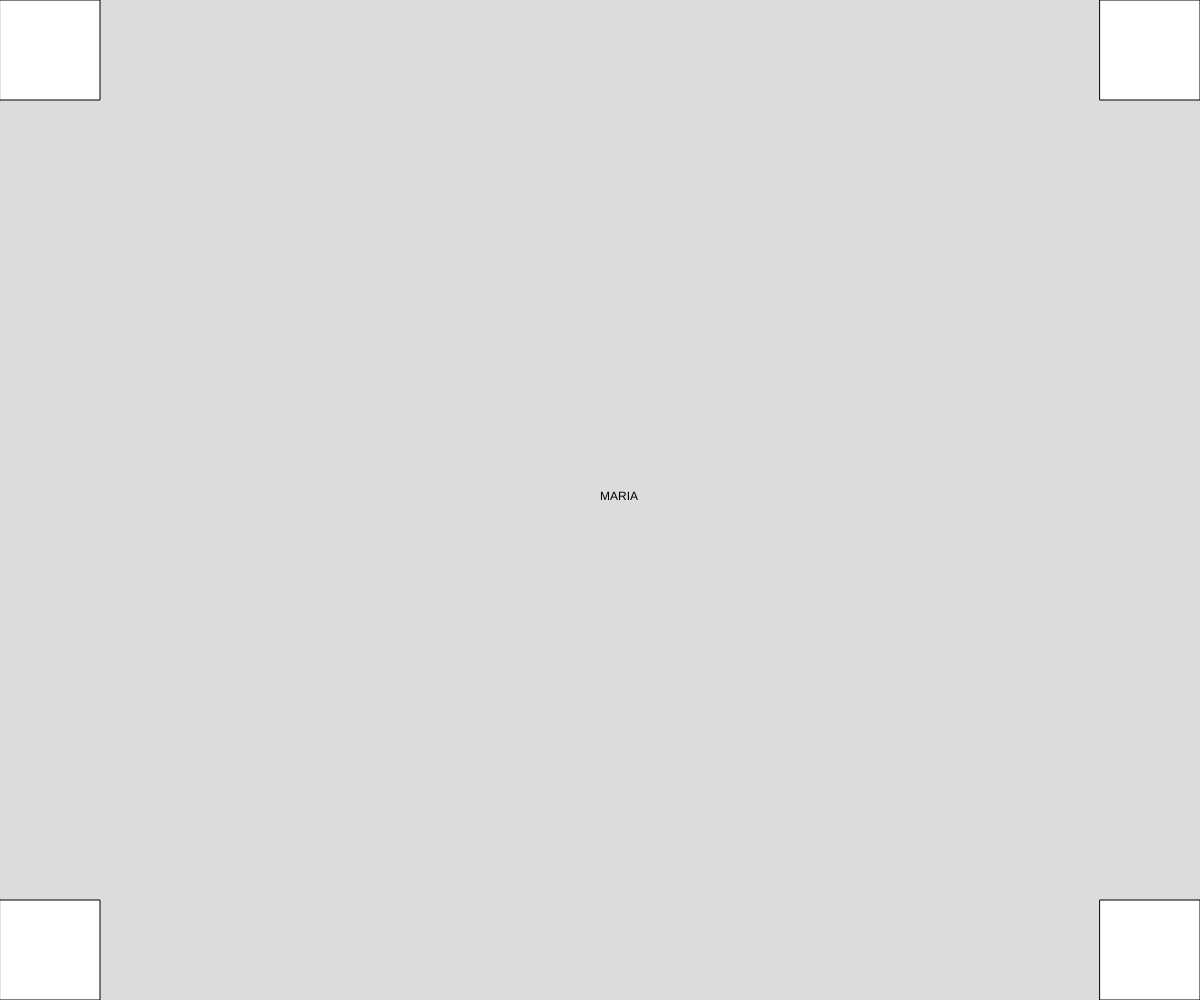
Frame 1 (no input)
Frame 60 (no input): identical to frame 1, image omitted
Frame 120 (the mouse pressed at the canvas centre since frame 60): identical to frame 1, image omitted

The p5.js sketch that drew this single still picture (run headless with seeded random() and noise() and a simulated clock; from frame 60 on, the mouse is pressed at the canvas centre):

// p5.js sketch
// ── sketch.js
function setup() {
  createCanvas(windowWidth, windowHeight);
}

function draw() {
  background(220);
  const s = 100;

  rect(0, 0, s, s);
  rect(0, height - s, s, s);
  rect(width - s, 0, s, s);
  rect(width - s, height - s, s, s);
  text("MARIA", width / 2, height / 2);
}

function windowResized() {
  resizeCanvas(windowWidth, windowHeight);
}
